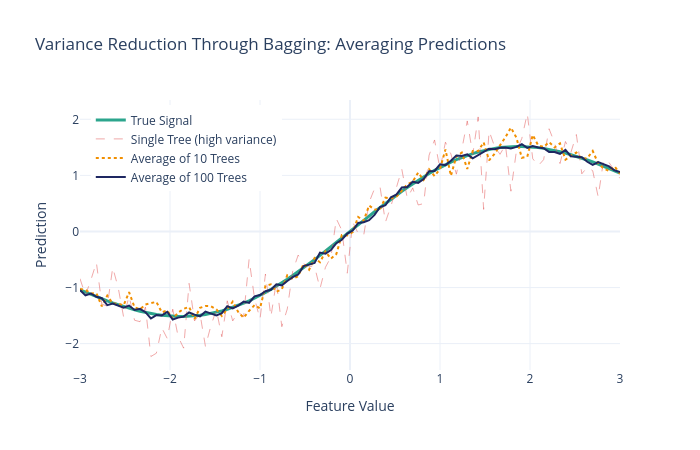

Notebook code for this chart:
### Markdown cell above
---
## 3. Visualizing Variance Reduction Through Bagging

### Code cell
# Simulate variance reduction with averaging
# Each "tree" makes predictions with some noise; averaging reduces noise

np.random.seed(RANDOM_STATE)
x = np.linspace(-3, 3, 100)
y_true = np.sin(x) + x * 0.3

# Single noisy tree: high variance
y_single = y_true + np.random.normal(0, 0.4, len(x))

# 10 trees (ensemble average)
y_ensemble_10 = np.mean([y_true + np.random.normal(0, 0.4, len(x)) for _ in range(10)], axis=0)

# 100 trees (ensemble average)
y_ensemble_100 = np.mean([y_true + np.random.normal(0, 0.4, len(x)) for _ in range(100)], axis=0)

fig = go.Figure()
fig.add_trace(go.Scatter(x=x, y=y_true, name="True Signal",
    line=dict(color=COLORS["green"], width=3)))
fig.add_trace(go.Scatter(x=x, y=y_single, name="Single Tree (high variance)",
    line=dict(color=COLORS["red"], width=1, dash="dash"), opacity=0.5))
fig.add_trace(go.Scatter(x=x, y=y_ensemble_10, name="Average of 10 Trees",
    line=dict(color=COLORS["orange"], width=2, dash="dot")))
fig.add_trace(go.Scatter(x=x, y=y_ensemble_100, name="Average of 100 Trees",
    line=dict(color=COLORS["navy"], width=2)))

fig.update_layout(
    title="Variance Reduction Through Bagging: Averaging Predictions",
    xaxis_title="Feature Value",
    yaxis_title="Prediction",
    height=450, width=700,
    legend=dict(x=0.02, y=0.98),
)
fig.show()
save_chart(fig, MODEL_SLUG, "bagging_variance_reduction")
